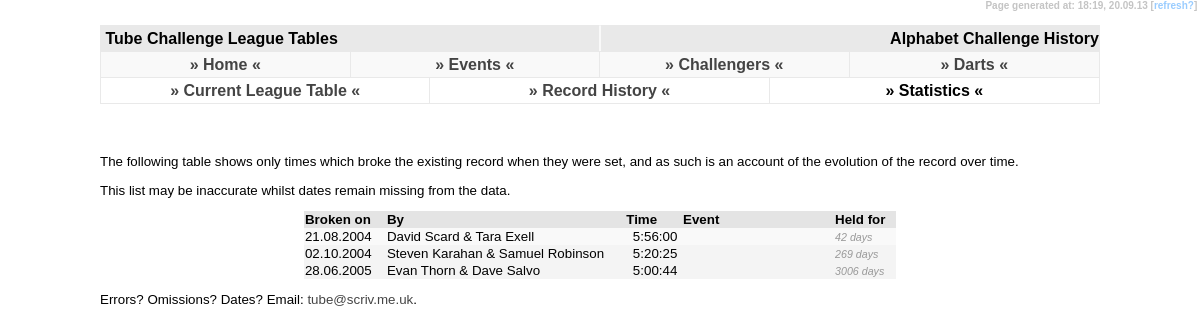
Screenshot of /alphabet/history/index.php with the database file from the repository.
### tables this page shows
CREATE TABLE IF NOT EXISTS `tc_data` (
  `tc_challenge` varchar(3) NOT NULL DEFAULT '',
  `tc_name` varchar(255) NOT NULL DEFAULT '',
  `tc_hours` tinyint(2) NOT NULL DEFAULT '0',
  `tc_mins` tinyint(2) NOT NULL DEFAULT '0',
  `tc_sec` tinyint(2) NOT NULL DEFAULT '0',
  `tc_event` varchar(255) DEFAULT NULL,
  `tc_date` date DEFAULT NULL,
  `tc_fn_station_count` smallint(4) DEFAULT NULL,
  `tc_fn274_excluded_station` varchar(3) DEFAULT NULL,
  `tc_fn_gwr` char(1) DEFAULT NULL,
  `tc_uid` int(4) NOT NULL AUTO_INCREMENT,
  `tc_pending_yn` char(1) NOT NULL DEFAULT 'N',
  `tc_upd_id` varchar(3) NOT NULL DEFAULT '',
  `tc_upd_date` timestamp NOT NULL DEFAULT CURRENT_TIMESTAMP ON UPDATE CURRENT_TIMESTAMP,
  PRIMARY KEY (`tc_uid`)
);

### alphabet/history/index.php (the view, shortened to what this page needs)
<!DOCTYPE html PUBLIC "-//W3C//DTD XHTML 1.0 Strict//EN" "http://www.w3.org/TR/xhtml1/DTD/xhtml1-strict.dtd">
<html xmlns="http://www.w3.org/1999/xhtml" xml:lang="en">
<head>
  <link rel="stylesheet" title="Default" type="text/css" href="../../default.css" />
</head>
<body><div id="temps">Page generated at: <?php echo date("H:i"); ?>,&nbsp;<?php echo date("d.m.y"); ?>&nbsp;[<a class="text" href="javascript:location.reload()">refresh?</a>]&nbsp;</div>
<div id="header1">&nbsp;Tube Challenge League Tables</div>
<div id="header2">&nbsp;Alphabet Challenge History</div>
<?php
	include('../../menu.php');
	include('../../submenu.php');
?>
<div id="content">
	<h3>&nbsp;</h3>
<p>The following table shows only times which broke the existing record when they were set, and as such is an account of the evolution of the record over time.</p>
<p>This list may be inaccurate whilst dates remain missing from the data.</p>
			<table align="center" border="0" cellpadding="1" cellspacing="0">
				<tr class="newshead">
					<td width="80">Broken on</td>
					<td>By</td>
					<td align="center">Time&nbsp;</td>
					<td width="150">Event</td>
					<td width="60">Held for</td>
				</tr>
				<?php
					$query = "SELECT * FROM tc_data WHERE tc_challenge = 'ABC' AND tc_date is not null ORDER BY tc_date, tc_hours, tc_mins, tc_sec";
					$fnc = mysql_query($query) or die("Select Failed! [302]");
					$fncpos = 0;
						$prevhr = 19;
						$prevmin = 57;
						$prevsec = 47;
					while ($fncdata = mysql_fetch_array($fnc)) {
						$fncpos++;
						if(mktime($fncdata['tc_hours'], $fncdata['tc_mins'], $fncdata['tc_sec']) < mktime($prevhr, $prevmin, $prevsec)){
						if ($fncpos > 1){
						?>
					<td><i><?php $diff = (date("U", strtotime($fncdata['tc_date'])) - $prevdate)/86400; echo round($diff); ?> days</i></td>
				</tr><?php } ?>
				<tr class="row<?php if($fncpos%2 != 0){ echo "1"; } else { echo "2"; } ?>">
					<td><?php if ($fncdata['tc_date']){ echo date("d.m.Y", strtotime($fncdata['tc_date']));} ?></td>
					<td><?php echo $fncdata['tc_name']; ?></td>
					<td width="75" align="right"><?php if ($fncdata['tc_fn_gwr'] == "Y"){ ?>&#174;&nbsp;<?php } echo $fncdata['tc_hours']; ?>:<?php if ($fncdata['tc_mins'] < 10){ ?>0<?php } echo $fncdata['tc_mins']; ?>:<?php if ($fncdata['tc_sec'] < 10){ ?>0<?php } echo $fncdata['tc_sec']; ?>&nbsp;</td>
					<td>&nbsp;<i><?php echo $fncdata['tc_event']; ?></i></td>
				<?php	$prevhr = $fncdata['tc_hours'];
						$prevmin = $fncdata['tc_mins'];
						$prevsec = $fncdata['tc_sec'];
						$prevdate = date("U", strtotime($fncdata['tc_date']));
					} } ?>
					<td><i><?php $diff = (date("U", strtotime(date("Y-m-d"))) - $prevdate)/86400; echo round($diff); ?> days</i></td>
				</tr>
			</table>
<p>Errors? Omissions? Dates? Email: <a href="mailto:tube@scriv.me.uk">tube&#64;scriv.me.uk</a>.</p>
</div>
</body>
</html>

### default.css (style rules this page uses)
body { padding: 0; margin: 0; font-family: Trebuchet MS, Arial, Verdana, Helvetica, Calibri, sans-serif; background-color: #fff; font-weight: bold; }
#header1 { position: absolute; height: 25px; border-right: solid 1px #f9f9f9; border-left: solid 1px #e9e9e9; border-top: solid 1px #e9e9e9; border-bottom: solid 1px #e9e9e9; left: 100px; right: 50%; top: 25px; background-color: #e9e9e9; line-height: 25px; vertical-align: middle; }
#header2 { position: absolute; height: 25px; border-left: solid 1px #f9f9f9; border-right: solid 1px #e9e9e9; border-top: solid 1px #e9e9e9; border-bottom: solid 1px #e9e9e9; left: 50%; right: 100px; top: 25px; background-color: #e9e9e9; border-width: 1px; line-height: 25px; vertical-align: middle; text-align: right; }
#content { position: absolute; left: 100px; right: 100px; top: 108px; font-weight: normal; font-size: 10pt; text-align: justify; }
#temps { text-align: right; color: #c4c4c4; font-size: 7.5pt; position: absolute; right: 0px; height: 15px; top: 0px; margin: 0px 0px; vertical-align: middle; background-color: #ffffff; }
.newshead { background-color: #e4e4e4; vertical-align: middle; font-weight: bold; }
.row1 { background-color: #f9f9f9; }
.row2 { background-color: #f4f4f4; }
i { font-size: 8pt; color: #999999; }
a:link { color: #444444; text-decoration: none; }
a.text:link { color: #99ccff; text-decoration: none; }
h3 { padding-top: 15px; margin: 0; }

### rows the page displays
tc_data: tc_date "21.08.2004", tc_name "David Scard & Tara Exell", tc_hours "5", tc_mins "56", tc_sec "0"
tc_data: diff "42", tc_date "02.10.2004", tc_name "Steven Karahan & Samuel Robinson", tc_hours "5", tc_mins "20", tc_sec "25"
tc_data: diff "269", tc_date "28.06.2005", tc_name "Evan Thorn & Dave Salvo", tc_hours "5", tc_mins "0", tc_sec "44", tc_date "3006"
